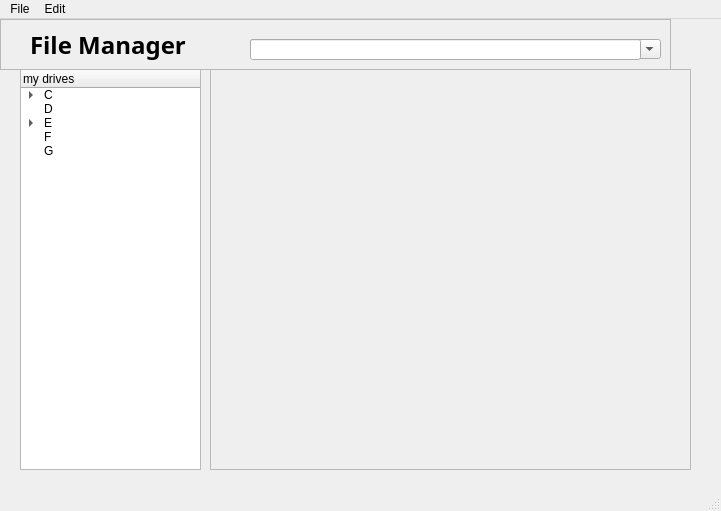
<?xml version="1.0" encoding="UTF-8"?>
<ui version="4.0">
 <class>MainWindow</class>
 <widget class="QMainWindow" name="MainWindow">
  <property name="geometry">
   <rect>
    <x>0</x>
    <y>0</y>
    <width>721</width>
    <height>511</height>
   </rect>
  </property>
  <property name="windowTitle">
   <string>File Manager</string>
  </property>
  <property name="windowIcon">
   <iconset>
    <normaloff>Title-icon.png</normaloff>Title-icon.png</iconset>
  </property>
  <property name="toolButtonStyle">
   <enum>Qt::ToolButtonTextOnly</enum>
  </property>
  <widget class="QWidget" name="centralwidget">
   <widget class="QTreeWidget" name="treeWidget">
    <property name="geometry">
     <rect>
      <x>20</x>
      <y>50</y>
      <width>181</width>
      <height>401</height>
     </rect>
    </property>
    <column>
     <property name="text">
      <string>my drives</string>
     </property>
    </column>
    <item>
     <property name="text">
      <string>C</string>
     </property>
     <item>
      <property name="text">
       <string>progs</string>
      </property>
     </item>
     <item>
      <property name="text">
       <string>shet</string>
      </property>
     </item>
    </item>
    <item>
     <property name="text">
      <string>D</string>
     </property>
    </item>
    <item>
     <property name="text">
      <string>E</string>
     </property>
     <item>
      <property name="text">
       <string>sdc</string>
      </property>
     </item>
    </item>
    <item>
     <property name="text">
      <string>F</string>
     </property>
    </item>
    <item>
     <property name="text">
      <string>G</string>
     </property>
    </item>
   </widget>
   <widget class="QFrame" name="frame">
    <property name="geometry">
     <rect>
      <x>0</x>
      <y>0</y>
      <width>671</width>
      <height>51</height>
     </rect>
    </property>
    <property name="frameShape">
     <enum>QFrame::StyledPanel</enum>
    </property>
    <property name="frameShadow">
     <enum>QFrame::Raised</enum>
    </property>
    <widget class="QLabel" name="label">
     <property name="geometry">
      <rect>
       <x>30</x>
       <y>0</y>
       <width>181</width>
       <height>51</height>
      </rect>
     </property>
     <property name="font">
      <font>
       <family>Nueva Std Cond</family>
       <pointsize>18</pointsize>
       <weight>75</weight>
       <italic>false</italic>
       <bold>true</bold>
       <underline>false</underline>
       <strikeout>false</strikeout>
       <stylestrategy>PreferAntialias</stylestrategy>
       <kerning>true</kerning>
      </font>
     </property>
     <property name="mouseTracking">
      <bool>true</bool>
     </property>
     <property name="frameShape">
      <enum>QFrame::NoFrame</enum>
     </property>
     <property name="frameShadow">
      <enum>QFrame::Sunken</enum>
     </property>
     <property name="text">
      <string>File Manager </string>
     </property>
     <property name="textFormat">
      <enum>Qt::PlainText</enum>
     </property>
     <property name="wordWrap">
      <bool>false</bool>
     </property>
    </widget>
    <widget class="QLineEdit" name="lineEdit">
     <property name="geometry">
      <rect>
       <x>250</x>
       <y>20</y>
       <width>391</width>
       <height>21</height>
      </rect>
     </property>
     <property name="statusTip">
      <string/>
     </property>
     <property name="whatsThis">
      <string/>
     </property>
     <property name="accessibleName">
      <string>address bar</string>
     </property>
     <property name="inputMethodHints">
      <set>Qt::ImhNone</set>
     </property>
     <property name="text">
      <string/>
     </property>
    </widget>
    <widget class="QPushButton" name="pushButton_2">
     <property name="geometry">
      <rect>
       <x>220</x>
       <y>20</y>
       <width>21</width>
       <height>21</height>
      </rect>
     </property>
     <property name="text">
      <string/>
     </property>
     <property name="icon">
      <iconset resource="Icons.qrc">
       <normaloff>:/Icons/Back.png</normaloff>:/Icons/Back.png</iconset>
     </property>
     <property name="iconSize">
      <size>
       <width>20</width>
       <height>20</height>
      </size>
     </property>
     <property name="default">
      <bool>false</bool>
     </property>
     <property name="flat">
      <bool>true</bool>
     </property>
    </widget>
    <widget class="QComboBox" name="comboBox">
     <property name="geometry">
      <rect>
       <x>250</x>
       <y>20</y>
       <width>411</width>
       <height>20</height>
      </rect>
     </property>
     <item>
      <property name="text">
       <string>shet</string>
      </property>
     </item>
     <item>
      <property name="text">
       <string>goh</string>
      </property>
     </item>
    </widget>
    <zorder>comboBox</zorder>
    <zorder>label</zorder>
    <zorder>lineEdit</zorder>
    <zorder>pushButton_2</zorder>
   </widget>
   <widget class="QScrollArea" name="scrollArea">
    <property name="geometry">
     <rect>
      <x>210</x>
      <y>50</y>
      <width>481</width>
      <height>401</height>
     </rect>
    </property>
    <property name="frameShape">
     <enum>QFrame::StyledPanel</enum>
    </property>
    <property name="frameShadow">
     <enum>QFrame::Plain</enum>
    </property>
    <property name="lineWidth">
     <number>5</number>
    </property>
    <property name="widgetResizable">
     <bool>true</bool>
    </property>
    <property name="alignment">
     <set>Qt::AlignLeading|Qt::AlignLeft|Qt::AlignTop</set>
    </property>
    <widget class="QWidget" name="scrollAreaWidgetContents">
     <property name="geometry">
      <rect>
       <x>0</x>
       <y>0</y>
       <width>479</width>
       <height>399</height>
      </rect>
     </property>
     <widget class="QWidget" name="gridLayoutWidget">
      <property name="geometry">
       <rect>
        <x>9</x>
        <y>10</y>
        <width>461</width>
        <height>381</height>
       </rect>
      </property>
      <layout class="QGridLayout" name="gridLayout_2"/>
     </widget>
    </widget>
   </widget>
   <widget class="QPushButton" name="pushButton_3">
    <property name="geometry">
     <rect>
      <x>670</x>
      <y>20</y>
      <width>21</width>
      <height>21</height>
     </rect>
    </property>
    <property name="text">
     <string/>
    </property>
    <property name="icon">
     <iconset resource="Icons.qrc">
      <normaloff>:/Icons/Go.png</normaloff>:/Icons/Go.png</iconset>
    </property>
    <property name="iconSize">
     <size>
      <width>20</width>
      <height>20</height>
     </size>
    </property>
    <property name="default">
     <bool>false</bool>
    </property>
    <property name="flat">
     <bool>true</bool>
    </property>
   </widget>
  </widget>
  <widget class="QMenuBar" name="menubar">
   <property name="geometry">
    <rect>
     <x>0</x>
     <y>0</y>
     <width>721</width>
     <height>21</height>
    </rect>
   </property>
   <widget class="QMenu" name="menuFile">
    <property name="title">
     <string>File</string>
    </property>
    <addaction name="actionOpen"/>
    <addaction name="actionNew_file"/>
    <addaction name="separator"/>
    <addaction name="separator"/>
    <addaction name="actionExit"/>
   </widget>
   <widget class="QMenu" name="menuEdit">
    <property name="title">
     <string>Edit</string>
    </property>
    <addaction name="actionCopy"/>
    <addaction name="actionCut"/>
    <addaction name="actionPaste"/>
    <addaction name="separator"/>
    <addaction name="actionZip"/>
   </widget>
   <addaction name="menuFile"/>
   <addaction name="menuEdit"/>
  </widget>
  <widget class="QStatusBar" name="statusbar"/>
  <action name="actionOpen">
   <property name="text">
    <string>open               Ctrl+O</string>
   </property>
  </action>
  <action name="actionNew_file">
   <property name="text">
    <string>new file          Ctrl+N</string>
   </property>
  </action>
  <action name="actionQuit">
   <property name="text">
    <string>Quit</string>
   </property>
  </action>
  <action name="actionCopy_Crtl_C">
   <property name="text">
    <string>Copy              Crtl+C</string>
   </property>
  </action>
  <action name="actionPaste_Ctrl_V">
   <property name="text">
    <string>Paste              Ctrl+V</string>
   </property>
  </action>
  <action name="actionExit">
   <property name="text">
    <string>Exit</string>
   </property>
  </action>
  <action name="actionCopy">
   <property name="text">
    <string>Copy       Crtl+C</string>
   </property>
  </action>
  <action name="actionCut">
   <property name="text">
    <string>Cut          Crtl+X</string>
   </property>
  </action>
  <action name="actionPaste">
   <property name="text">
    <string>Paste       Crtl+V</string>
   </property>
  </action>
  <action name="actionZip">
   <property name="text">
    <string>Zip</string>
   </property>
  </action>
 </widget>
 <resources>
  <include location="Icons.qrc"/>
 </resources>
 <connections/>
</ui>
